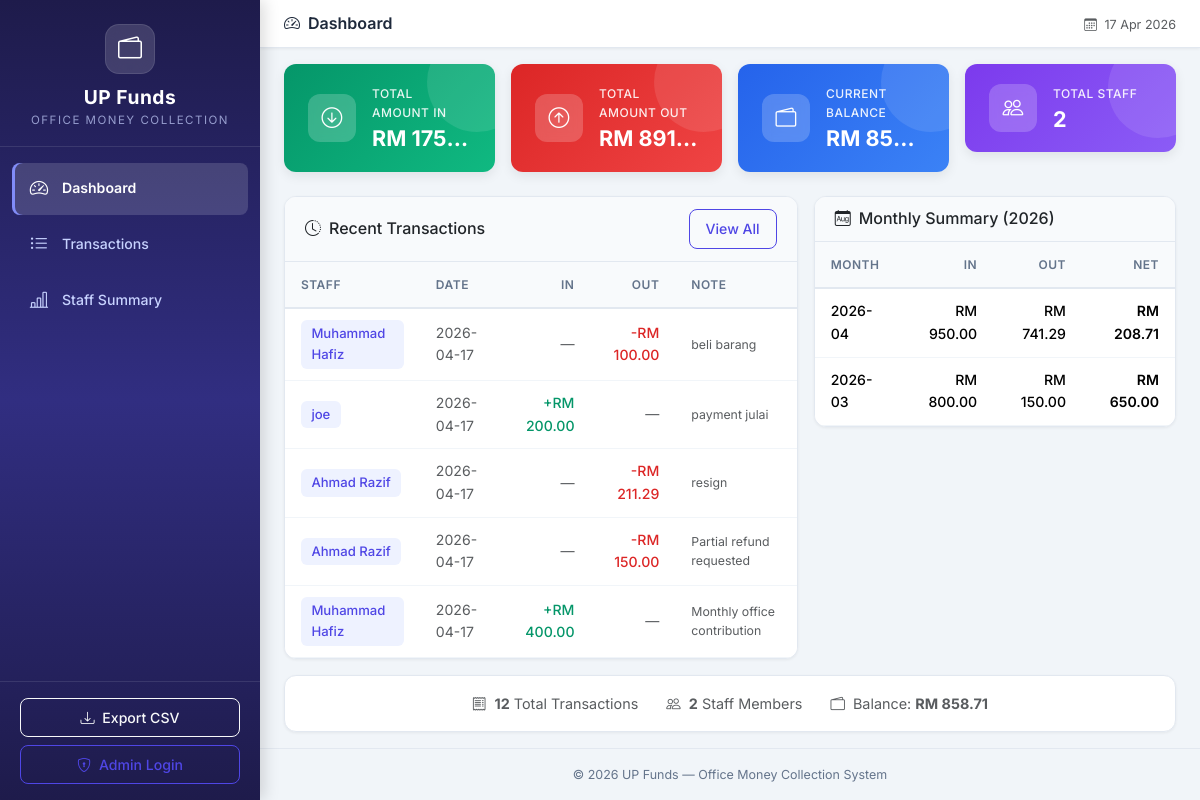
The app's page /, older data.
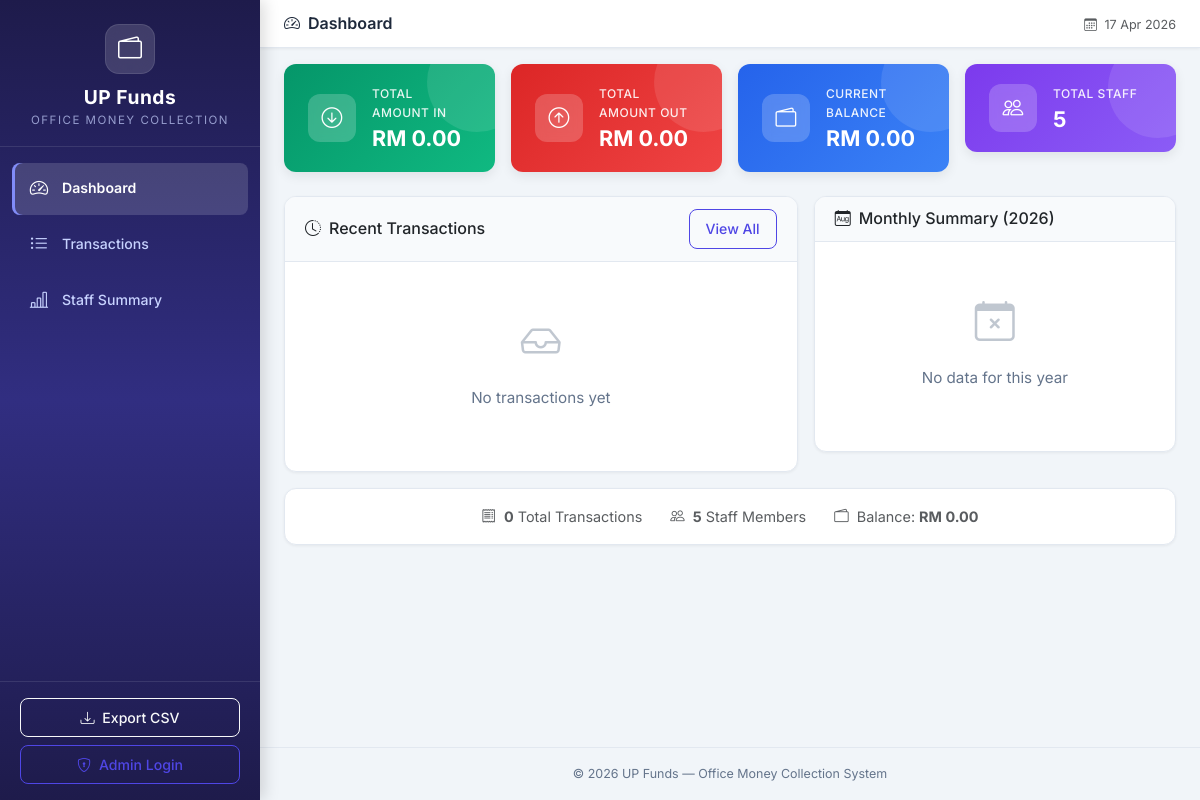
The same page, newer data.
### tables this page shows
CREATE TABLE cash_records (
            id INTEGER PRIMARY KEY AUTOINCREMENT,
            staff_id INTEGER,
            record_date DATE NOT NULL,
            amount_in REAL DEFAULT 0.00,
            amount_out REAL DEFAULT 0.00,
            expense_type TEXT DEFAULT 'shared',
            note TEXT DEFAULT '',
            created_at TIMESTAMP DEFAULT CURRENT_TIMESTAMP,
            updated_at TIMESTAMP DEFAULT CURRENT_TIMESTAMP,
            FOREIGN KEY (staff_id) REFERENCES staff(id)
        );

CREATE TABLE staff (
            id INTEGER PRIMARY KEY AUTOINCREMENT,
            name TEXT NOT NULL,
            is_active INTEGER DEFAULT 1,
            created_at TIMESTAMP DEFAULT CURRENT_TIMESTAMP
        );

### app.py (the view)
@app.route('/')
def dashboard():
    conn = get_db_connection()
    totals = conn.execute('''
        SELECT
            COALESCE(SUM(amount_in), 0) as total_in,
            COALESCE(SUM(amount_out), 0) as total_out
        FROM cash_records
    ''').fetchone()
    staff_count = conn.execute('SELECT COUNT(*) as count FROM staff WHERE is_active = 1').fetchone()['count']
    transaction_count = conn.execute('SELECT COUNT(*) as count FROM cash_records').fetchone()['count']
    recent = conn.execute('''
        SELECT cr.*, s.name as staff_name
        FROM cash_records cr
        LEFT JOIN staff s ON cr.staff_id = s.id
        ORDER BY cr.record_date DESC, cr.id DESC
        LIMIT 5
    ''').fetchall()
    monthly = conn.execute('''
        SELECT
            strftime('%Y-%m', record_date) as month,
            SUM(amount_in) as total_in,
            SUM(amount_out) as total_out
        FROM cash_records
        WHERE strftime('%Y', record_date) = strftime('%Y', 'now')
        GROUP BY strftime('%Y-%m', record_date)
        ORDER BY month DESC
    ''').fetchall()
    conn.close()
    return render_template('dashboard.html',
                           total_in=totals['total_in'],
                           total_out=totals['total_out'],
                           balance=totals['total_in'] - totals['total_out'],
                           staff_count=staff_count,
                           transaction_count=transaction_count,
                           recent=recent,
                           monthly=monthly)

### app.py (called while the page is built)
@app.context_processor
def inject_now():
    is_admin = session.get('role') == 'admin'
    return {'now': datetime.now(), 'is_admin': is_admin}

### database.py (called while the page is built)
def get_db_connection():
    conn = sqlite3.connect(DATABASE_PATH)
    conn.row_factory = sqlite3.Row  # Access columns by name
    conn.execute("PRAGMA foreign_keys = ON")  # Enable foreign key support
    return conn

### templates/dashboard.html (shortened to what this page needs)
{% extends 'base.html' %}
{% block page_title %}
    <i class="bi bi-speedometer2 me-2"></i>Dashboard
{% endblock %}
{% block content %}
<div class="row g-3 mb-4">
    <div class="col-sm-6 col-xl-3">
        <div class="summary-card card-green">
            <div class="card-icon">
                <i class="bi bi-arrow-down-circle"></i>
            </div>
            <div class="card-info">
                <p class="card-label">Total Amount In</p>
                <h3 class="card-value">RM {{ "%.2f"|format(total_in) }}</h3>
            </div>
        </div>
    </div>
    <div class="col-sm-6 col-xl-3">
        <div class="summary-card card-red">
            <div class="card-icon">
                <i class="bi bi-arrow-up-circle"></i>
            </div>
            <div class="card-info">
                <p class="card-label">Total Amount Out</p>
                <h3 class="card-value">RM {{ "%.2f"|format(total_out) }}</h3>
            </div>
        </div>
    </div>
    <div class="col-sm-6 col-xl-3">
        <div class="summary-card card-blue">
            <div class="card-icon">
                <i class="bi bi-wallet2"></i>
            </div>
            <div class="card-info">
                <p class="card-label">Current Balance</p>
                <h3 class="card-value">RM {{ "%.2f"|format(balance) }}</h3>
            </div>
        </div>
    </div>
    <div class="col-sm-6 col-xl-3">
        <div class="summary-card card-purple">
            <div class="card-icon">
                <i class="bi bi-people"></i>
            </div>
            <div class="card-info">
                <p class="card-label">Total Staff</p>
                <h3 class="card-value">{{ staff_count }}</h3>
            </div>
        </div>
    </div>
</div>
<div class="row g-3">
    <div class="col-lg-7">
        <div class="card content-card">
            <div class="card-header d-flex justify-content-between align-items-center">
                <h6 class="mb-0"><i class="bi bi-clock-history me-2"></i>Recent Transactions</h6>
                <a href="{{ url_for('transactions') }}" class="btn btn-sm btn-outline-primary">View All</a>
            </div>
            <div class="card-body p-0">
                {% if recent %}
                <div class="table-responsive">
                    <table class="table table-hover mb-0">
                        <thead>
                            <tr>
                                <th>Staff</th>
                                <th>Date</th>
                                <th class="text-end">In</th>
                                <th class="text-end">Out</th>
                                <th>Note</th>
                            </tr>
                        </thead>
                        <tbody>
                            {% for record in recent %}
                            <tr>
                                <td>
                                    {% if record['staff_name'] %}
                                        <span class="staff-badge">{{ record['staff_name'] }}</span>
                                    {% else %}
                                        <span class="badge bg-secondary">External Lab Expense</span>
                                    {% endif %}
                                </td>
                                <td class="text-muted">{{ record['record_date'] }}</td>
                                <td class="text-end">
                                    {% if record['amount_in'] > 0 %}
                                        <span class="amount-in">+RM {{ "%.2f"|format(record['amount_in']) }}</span>
                                    {% else %}
                                        <span class="text-muted">—</span>
                                    {% endif %}
                                </td>
                                <td class="text-end">
                                    {% if record['amount_out'] > 0 %}
                                        <span class="amount-out">-RM {{ "%.2f"|format(record['amount_out']) }}</span>
                                    {% else %}
                                        <span class="text-muted">—</span>
                                    {% endif %}
                                </td>
                                <td class="text-muted small">{{ record['note'][:30] }}{{ '...' if record['note']|length > 30 }}</td>
                            </tr>
                            {% endfor %}
                        </tbody>
                    </table>
                </div>
                {% else %}
                <div class="empty-state">
                    <i class="bi bi-inbox"></i>
                    <p>No transactions yet</p>
                </div>
                {% endif %}
            </div>
        </div>
    </div>
    <div class="col-lg-5">
        <div class="card content-card">
            <div class="card-header">
                <h6 class="mb-0"><i class="bi bi-calendar-month me-2"></i>Monthly Summary ({{ now.strftime('%Y') if now else '2026' }})</h6>
            </div>
            <div class="card-body p-0">
                {% if monthly %}
                <div class="table-responsive">
                    <table class="table table-hover mb-0">
                        <thead>
                            <tr>
                                <th>Month</th>
                                <th class="text-end">In</th>
                                <th class="text-end">Out</th>
                                <th class="text-end">Net</th>
                            </tr>
                        </thead>
                        <tbody>
                            {% for row in monthly %}
                            <tr>
                                <td class="fw-medium">{{ row['month'] }}</td>
                                <td class="text-end amount-in">RM {{ "%.2f"|format(row['total_in']) }}</td>
                                <td class="text-end amount-out">RM {{ "%.2f"|format(row['total_out']) }}</td>
                                <td class="text-end fw-semibold">RM {{ "%.2f"|format(row['total_in'] - row['total_out']) }}</td>
                            </tr>
                            {% endfor %}
                        </tbody>
                    </table>
                </div>
                {% else %}
                <div class="empty-state">
                    <i class="bi bi-calendar-x"></i>
                    <p>No data for this year</p>
                </div>
                {% endif %}
            </div>
        </div>
    </div>
</div>
<div class="row mt-3">
    <div class="col-12">
        <div class="card content-card">
            <div class="card-body text-center py-3">
                <span class="text-muted me-4">
                    <i class="bi bi-receipt me-1"></i>
                    <strong>{{ transaction_count }}</strong> Total Transactions
                </span>
                <span class="text-muted me-4">
                    <i class="bi bi-people me-1"></i>
                    <strong>{{ staff_count }}</strong> Staff Members
                </span>
                <span class="text-muted">
                    <i class="bi bi-wallet2 me-1"></i>
                    Balance: <strong>RM {{ "%.2f"|format(balance) }}</strong>
                </span>
            </div>
        </div>
    </div>
</div>
{% endblock %}

### templates/base.html (shortened to what this page needs)
<!DOCTYPE html>
<html lang="en">
<head>
    <link href="https://cdn.jsdelivr.net/npm/bootstrap@5.3.3/dist/css/bootstrap.min.css" rel="stylesheet">
    <link href="https://cdn.jsdelivr.net/npm/bootstrap-icons@1.11.3/font/bootstrap-icons.min.css" rel="stylesheet">
    <link href="{{ url_for('static', filename='css/style.css') }}" rel="stylesheet">
</head>
<body>
    <nav id="sidebar" class="sidebar">
        <div class="sidebar-header">
            <div class="brand-icon">
                <i class="bi bi-wallet2"></i>
            </div>
            <h4 class="brand-title">UP Funds</h4>
            <p class="brand-subtitle">Office Money Collection</p>
        </div>
        <ul class="sidebar-nav">
            <li class="nav-item">
                <a href="{{ url_for('dashboard') }}"
                   class="nav-link {% if request.endpoint == 'dashboard' %}active{% endif %}">
                    <i class="bi bi-speedometer2"></i>
                    <span>Dashboard</span>
                </a>
            </li>
            <li class="nav-item">
                <a href="{{ url_for('transactions') }}"
                   class="nav-link {% if request.endpoint == 'transactions' %}active{% endif %}">
                    <i class="bi bi-list-ul"></i>
                    <span>Transactions</span>
                </a>
            </li>
            <li class="nav-item">
                <a href="{{ url_for('staff_summary') }}"
                   class="nav-link {% if request.endpoint == 'staff_summary' %}active{% endif %}">
                    <i class="bi bi-bar-chart-line"></i>
                    <span>Staff Summary</span>
                </a>
            </li>
        </ul>
        <div class="sidebar-footer">
            <a href="{{ url_for('export_csv') }}" class="btn btn-outline-light btn-sm w-100 mb-2">
                <i class="bi bi-download me-1"></i> Export CSV
            </a>
            {% if is_admin %}
                <a href="{{ url_for('logout') }}" class="btn btn-outline-danger btn-sm w-100">
                    <i class="bi bi-box-arrow-left me-1"></i> Logout
                </a>
            {% else %}
                <a href="{{ url_for('login') }}" class="btn btn-outline-primary btn-sm w-100">
                    <i class="bi bi-shield-lock me-1"></i> Admin Login
                </a>
            {% endif %}
        </div>
    </nav>
    <div class="main-content">
        <div class="topbar">
            <h5 class="topbar-title mb-0">{% block page_title %}Dashboard{% endblock %}</h5>
            <div class="topbar-right">
                <span class="text-muted small">
                    <i class="bi bi-calendar3 me-1"></i>
                    {{ now.strftime('%d %b %Y') if now else '' }}
                </span>
            </div>
        </div>
        <div class="container-fluid px-4 py-3">
            {% block content %}{% endblock %}
        </div>
        <footer class="app-footer">
            <p class="mb-0">&copy; 2026 UP Funds — Office Money Collection System</p>
        </footer>
    </div>
</body>
</html>

Row changes from the older to the newer data that the page shows:
removed cash_records: staff_name "Muhammad Hafiz", record_date "2026-04-17", amount_out "100.00", note "beli barang"
removed cash_records: staff_name "joe", record_date "2026-04-17", amount_in "200.00", note "payment julai"
removed cash_records: staff_name "Ahmad Razif", record_date "2026-04-17", amount_out "211.29", note "resign"
removed cash_records: staff_name "Ahmad Razif", record_date "2026-04-17", amount_out "150.00", note "Partial refund requested"
removed cash_records: staff_name "Muhammad Hafiz", record_date "2026-04-17", amount_in "400.00", note "Monthly office contribution"
Text that changed along with them:
{{ "%.2f"|format(total_in) }}: "175…" → "0.00"
{{ "%.2f"|format(total_out) }}: "891…" → "0.00"
{{ "%.2f"|format(balance) }}: "85…" → "0.00"
{{ staff_count }}: "2" → "5"
{{ transaction_count }}: "12" → "0"
{{ "%.2f"|format(balance) }}: "858.71" → "0.00"
text no longer shown: "STAFF DATE IN OUT NOTE MONTH IN OUT NET"
text now shown: "No transactions yet No data for this year"
list line gone: "2026-04 RM 950.00 RM 741.29 RM 208.71"
list line gone: "2026-03 RM 800.00 RM 150.00 RM 650.00"
